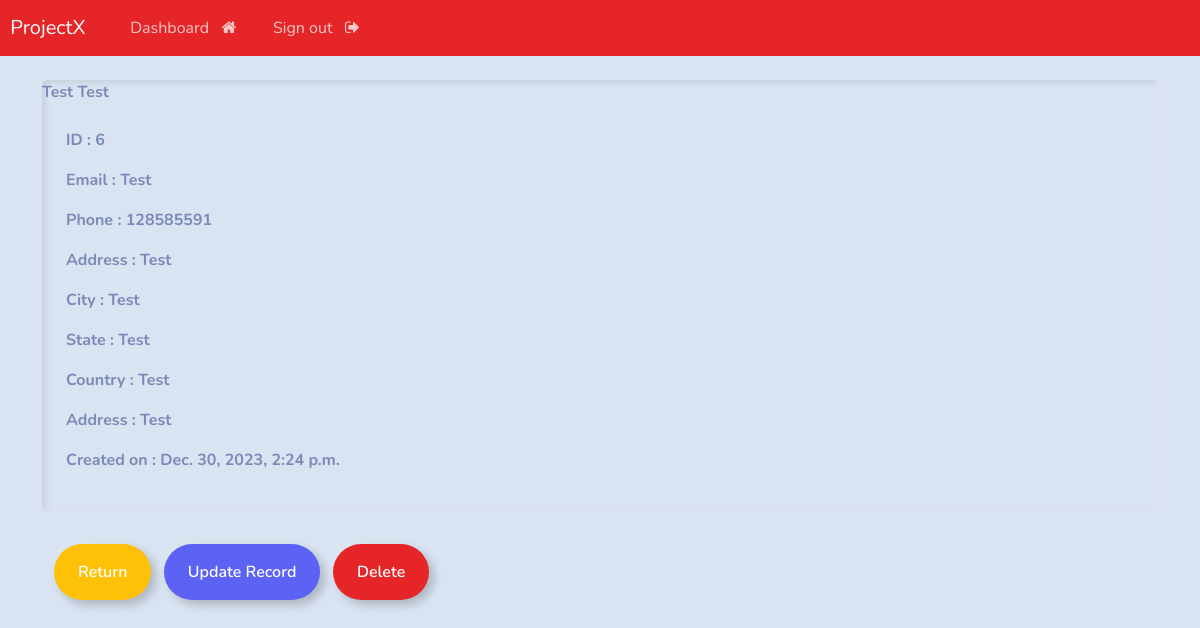
Page /view-record/6 (signed in) on the committed database.
### webapp/models.py (models this page shows, shortened)
class Record(models.Model):
    creation_date = models.DateTimeField(auto_now_add = True)
    first_name = models.CharField(max_length=100)
    last_name = models.CharField(max_length=100)
    email = models.CharField(max_length=100)
    phone = models.CharField(max_length=100)
    address = models.CharField(max_length=100)
    city = models.CharField(max_length=100)
    state = models.CharField(max_length=100)
    country = models.CharField(max_length=100)

### webapp/views.py (the view)
# urls.py: path('view-record/<int:pk>', views.view_record, name="view-record"),
@login_required(login_url='login')
def view_record(request, pk):
    all_records = Record.objects.get(id=pk)
    context = {'record': all_records}
    return render (request, 'webapp/crud/view-record.html', context=context)

### webapp/templates/webapp/crud/view-record.html (shortened to what this page needs)
{% extends 'webapp/base.html' %}
{% load crispy_forms_tags %}
{% block content %}
<div class="card">
    <strong>{{record.first_name}} {{record.last_name}}</strong>
    <div class="card-body">
        <p><strong>ID : {{record.id}}</strong></p>
        <p><strong>Email : {{record.email}}</strong></p>
        <p><strong>Phone : {{record.phone}}</strong></p>
        <p><strong>Address : {{record.address}}</strong></p>
        <p><strong>City : {{record.city}}</strong></p>
        <p><strong>State : {{record.state}}</strong></p>
        <p><strong>Country : {{record.country}}</strong></p>
        <p><strong>Address : {{record.address}}</strong></p>
        <p><strong>Created on : {{record.creation_date}}</strong></p>
    </div>
</div>
<div class="container">
    <a href="{% url 'dashboard' %}" class="btn btn-outline-warning">Return</a>
    <a href="{% url 'update-record' record.id %}" class="btn btn-outline-info">Update Record</a>
    <a href="{% url 'delete-record' record.id %}" class="btn btn-outline-danger">Delete</a>
</div>
{%endblock%}

### rows in the picture
Record: first_name "Test", last_name "Test", id "6", email "Test", phone "128585591", address "Test", city "Test", state "Test", country "Test", creation_date "Dec. 30, 2023, 2:24 p.m."
